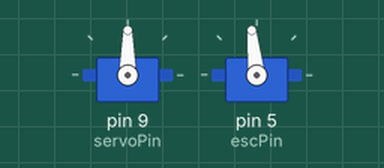
This sketch was run on a simulated Arduino Uno, built with avr-gcc and run on an emulated ATmega328P. Shown: 2 × servo. What the sketch prints to the serial monitor is not drawn.

Above: at 2.05 s.
Timing chart, 0 to 22.8 s (numbered marks = the images above):
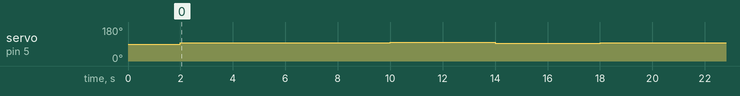

Measured:
- by itself, servo on pin 5 (escPin): repeats every 16.0 s: 97° 4.0 s, 98° 4.0 s, 95° 4.0 s, 96° 4.0 s

The sketch:

backup3.ino
```cpp
#include <Servo.h>

int escPin = 5;   // esc 일반 모터 핀 번호
int servoPin = 9; // 서보 모터 핀 번호

// 스피드 지정
int stop1 = 95;
int speed1 = 96;
int speed2 = 97;
int speed3 = 98;
int speed4 = 99;

Servo esc;
Servo servo;

// 정지 :: 속도 95
void stop95() {
  esc.write(stop1);
  delay(1);
}

// 전진 :: 속도 96
void speed96() {
  esc.write(speed1);
  delay(1);
}

// 전진 :: 속도 97
void speed97() {
  esc.write(speed2);
  delay(1);
}

// 전진 :: 속도 98
void speed98() {
  esc.write(speed3);
  delay(1);
}

// 전진 :: 속도 99
void speed99() {
  esc.write(speed4);
  delay(1);
}

void setup() {
  Serial.begin(9600);
  pinMode(servoPin, OUTPUT);
  pinMode(escPin, OUTPUT);

//  digitalWrite(escPin, LOW);

  servo.attach(servoPin);
  esc.attach(escPin);

  delay(2000);

}

void loop() {
  Serial.println((String)"속도 " + speed1);
//  servo.write(speed1);
  speed96();
  delay(4000);
  Serial.println((String)"속도 " + speed2);
  speed97();
  delay(4000);
  Serial.println((String)"속도 " + speed3);
  speed98();
  delay(4000);
  Serial.println((String)"정지 95");
  stop95();
  delay(4000);
}
```
